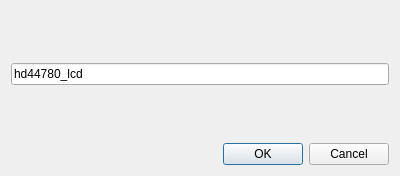
<?xml version="1.0" encoding="UTF-8"?>
<ui version="4.0">
 <class>AddNewPer</class>
 <widget class="QDialog" name="AddNewPer">
  <property name="geometry">
   <rect>
    <x>0</x>
    <y>0</y>
    <width>400</width>
    <height>176</height>
   </rect>
  </property>
  <property name="windowTitle">
   <string>Dialog</string>
  </property>
  <layout class="QGridLayout" name="gridLayout">
   <item row="3" column="0">
    <widget class="QDialogButtonBox" name="buttonBox">
     <property name="standardButtons">
      <set>QDialogButtonBox::Cancel|QDialogButtonBox::Ok</set>
     </property>
    </widget>
   </item>
   <item row="1" column="0">
    <widget class="QLineEdit" name="RegName">
     <property name="text">
      <string>hd44780_lcd</string>
     </property>
    </widget>
   </item>
   <item row="2" column="0">
    <spacer name="verticalSpacer">
     <property name="orientation">
      <enum>Qt::Vertical</enum>
     </property>
     <property name="sizeHint" stdset="0">
      <size>
       <width>20</width>
       <height>40</height>
      </size>
     </property>
    </spacer>
   </item>
   <item row="0" column="0">
    <spacer name="verticalSpacer_2">
     <property name="orientation">
      <enum>Qt::Vertical</enum>
     </property>
     <property name="sizeHint" stdset="0">
      <size>
       <width>20</width>
       <height>40</height>
      </size>
     </property>
    </spacer>
   </item>
  </layout>
 </widget>
 <resources/>
 <connections/>
</ui>
